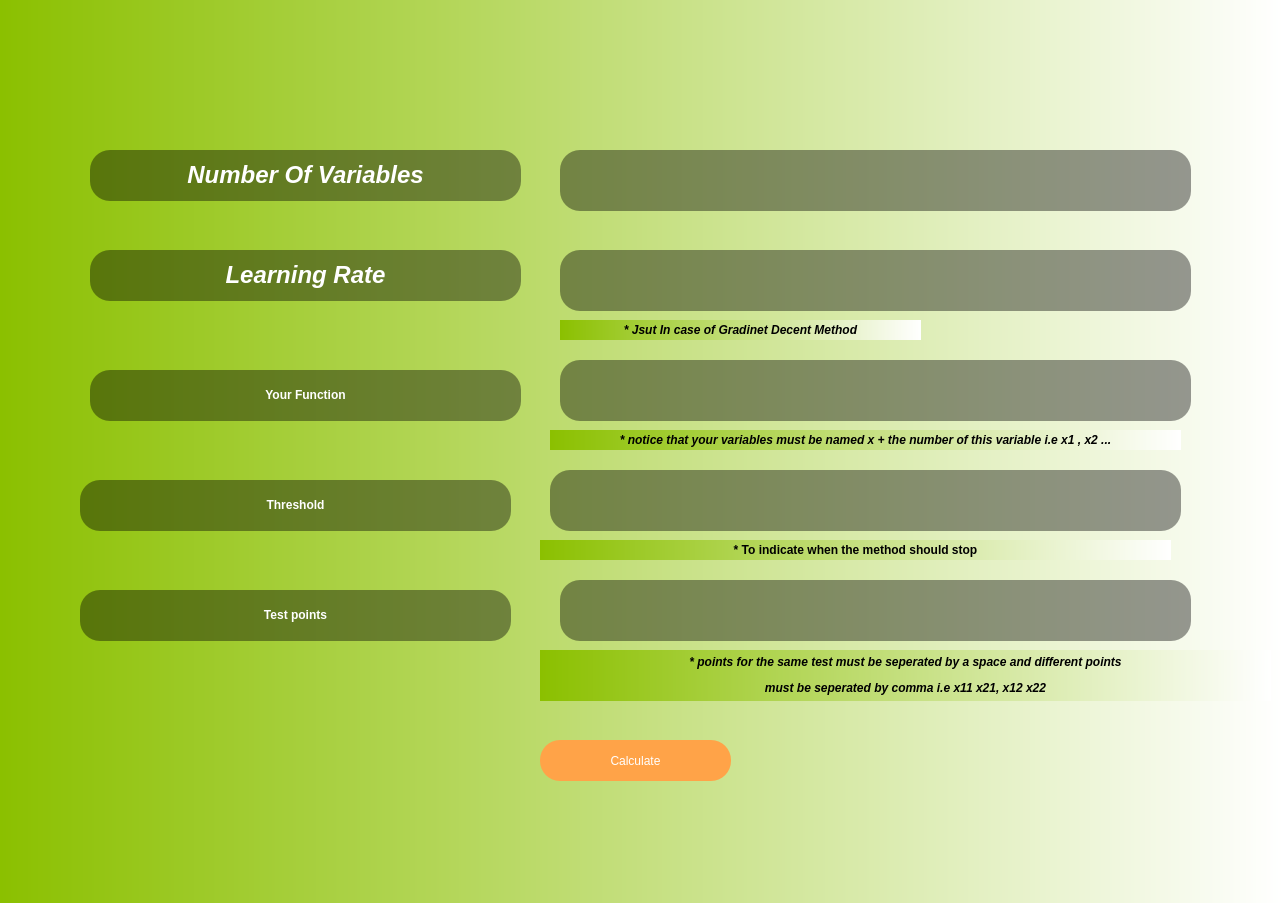
<?xml version="1.0" encoding="UTF-8"?>
<ui version="4.0">
 <class>Dialog</class>
 <widget class="QDialog" name="Dialog">
  <property name="geometry">
   <rect>
    <x>0</x>
    <y>0</y>
    <width>1282</width>
    <height>903</height>
   </rect>
  </property>
  <property name="windowTitle">
   <string>Dialog</string>
  </property>
  <property name="styleSheet">
   <string notr="true">background-color: qlineargradient(spread:pad, x1:0, y1:0, x2:1, y2:0, stop:0 rgba(139, 192, 0, 255), stop:1 rgba(255, 255, 255, 255));</string>
  </property>
  <widget class="QLabel" name="label_3">
   <property name="geometry">
    <rect>
     <x>550</x>
     <y>430</y>
     <width>631</width>
     <height>20</height>
    </rect>
   </property>
   <property name="text">
    <string>&lt;html&gt;&lt;head/&gt;&lt;body&gt;&lt;p align=&quot;center&quot;&gt;&lt;span style=&quot; font-weight:600; font-style:italic;&quot;&gt;* notice that your variables must be named x + the number of this variable i.e x1 , x2 ...&lt;/span&gt;&lt;/p&gt;&lt;/body&gt;&lt;/html&gt;</string>
   </property>
  </widget>
  <widget class="QLineEdit" name="lrTxt">
   <property name="geometry">
    <rect>
     <x>560</x>
     <y>250</y>
     <width>631</width>
     <height>61</height>
    </rect>
   </property>
   <property name="styleSheet">
    <string notr="true">border-radius:20px;
font: italic 18pt &quot;Ubuntu&quot;;
background-color: rgba(0, 0, 0,0.4);
color:white;

</string>
   </property>
  </widget>
  <widget class="QLineEdit" name="functionTxt">
   <property name="geometry">
    <rect>
     <x>560</x>
     <y>360</y>
     <width>631</width>
     <height>61</height>
    </rect>
   </property>
   <property name="styleSheet">
    <string notr="true">border-radius:20px;
font: italic 18pt &quot;Ubuntu&quot;;
background-color: rgba(0, 0, 0,0.4);
color:white;

</string>
   </property>
  </widget>
  <widget class="QLabel" name="label_2">
   <property name="geometry">
    <rect>
     <x>90</x>
     <y>370</y>
     <width>431</width>
     <height>51</height>
    </rect>
   </property>
   <property name="styleSheet">
    <string notr="true">border-radius:20px;
font: italic 18pt &quot;Ubuntu&quot;;
background-color: rgba(0, 0, 0,0.4);
border-color: rgb(255, 120, 0);
color:white;
</string>
   </property>
   <property name="text">
    <string>&lt;html&gt;&lt;head/&gt;&lt;body&gt;&lt;p align=&quot;center&quot;&gt;&lt;span style=&quot; font-weight:600;&quot;&gt;Your Function&lt;/span&gt;&lt;/p&gt;&lt;/body&gt;&lt;/html&gt;</string>
   </property>
  </widget>
  <widget class="QPushButton" name="calculateBtn">
   <property name="geometry">
    <rect>
     <x>540</x>
     <y>740</y>
     <width>191</width>
     <height>41</height>
    </rect>
   </property>
   <property name="styleSheet">
    <string notr="true">border-radius:20px;
font: italic 18pt &quot;Ubuntu&quot;;
color:white;
background-color: rgb(255, 163, 72);</string>
   </property>
   <property name="text">
    <string>Calculate</string>
   </property>
  </widget>
  <widget class="QLabel" name="label">
   <property name="geometry">
    <rect>
     <x>90</x>
     <y>250</y>
     <width>431</width>
     <height>51</height>
    </rect>
   </property>
   <property name="styleSheet">
    <string notr="true">border-radius:20px;
font: italic 18pt &quot;Ubuntu&quot;;
background-color: rgba(0, 0, 0,0.4);
border-color: rgb(255, 120, 0);
color:white;
</string>
   </property>
   <property name="text">
    <string>&lt;!DOCTYPE HTML PUBLIC &quot;-//W3C//DTD HTML 4.0//EN&quot; &quot;http://www.w3.org/TR/REC-html40/strict.dtd&quot;&gt;
&lt;html&gt;&lt;head&gt;&lt;meta name=&quot;qrichtext&quot; content=&quot;1&quot; /&gt;&lt;style type=&quot;text/css&quot;&gt;
p, li { white-space: pre-wrap; }
&lt;/style&gt;&lt;/head&gt;&lt;body style=&quot; font-family:'Ubuntu'; font-size:18pt; font-weight:400; font-style:italic;&quot;&gt;
&lt;p align=&quot;center&quot; style=&quot; margin-top:12px; margin-bottom:12px; margin-left:0px; margin-right:0px; -qt-block-indent:0; text-indent:0px;&quot;&gt;&lt;span style=&quot; font-weight:600;&quot;&gt;Learning Rate&lt;/span&gt;&lt;/p&gt;&lt;/body&gt;&lt;/html&gt;</string>
   </property>
  </widget>
  <widget class="QLineEdit" name="pointsTxt">
   <property name="geometry">
    <rect>
     <x>560</x>
     <y>580</y>
     <width>631</width>
     <height>61</height>
    </rect>
   </property>
   <property name="styleSheet">
    <string notr="true">border-radius:20px;
font: italic 18pt &quot;Ubuntu&quot;;
background-color: rgba(0, 0, 0,0.4);
color:white;

</string>
   </property>
  </widget>
  <widget class="QLabel" name="label_4">
   <property name="geometry">
    <rect>
     <x>80</x>
     <y>590</y>
     <width>431</width>
     <height>51</height>
    </rect>
   </property>
   <property name="styleSheet">
    <string notr="true">border-radius:20px;
font: italic 18pt &quot;Ubuntu&quot;;
background-color: rgba(0, 0, 0,0.4);
border-color: rgb(255, 120, 0);
color:white;
</string>
   </property>
   <property name="text">
    <string>&lt;html&gt;&lt;head/&gt;&lt;body&gt;&lt;p align=&quot;center&quot;&gt;&lt;span style=&quot; font-weight:600;&quot;&gt;Test points&lt;/span&gt;&lt;/p&gt;&lt;/body&gt;&lt;/html&gt;</string>
   </property>
  </widget>
  <widget class="QLabel" name="label_5">
   <property name="geometry">
    <rect>
     <x>540</x>
     <y>650</y>
     <width>731</width>
     <height>51</height>
    </rect>
   </property>
   <property name="text">
    <string>&lt;html&gt;&lt;head/&gt;&lt;body&gt;&lt;p align=&quot;center&quot;&gt;&lt;span style=&quot; font-weight:600; font-style:italic;&quot;&gt;* points for the same test must be seperated by a space and different points&lt;/span&gt;&lt;/p&gt;&lt;p align=&quot;center&quot;&gt;&lt;span style=&quot; font-weight:600; font-style:italic;&quot;&gt;must be seperated by comma i.e x11 x21, x12 x22&lt;/span&gt;&lt;/p&gt;&lt;/body&gt;&lt;/html&gt;</string>
   </property>
  </widget>
  <widget class="QLineEdit" name="NumberTxt">
   <property name="geometry">
    <rect>
     <x>560</x>
     <y>150</y>
     <width>631</width>
     <height>61</height>
    </rect>
   </property>
   <property name="styleSheet">
    <string notr="true">border-radius:20px;
font: italic 18pt &quot;Ubuntu&quot;;
background-color: rgba(0, 0, 0,0.4);
color:white;

</string>
   </property>
  </widget>
  <widget class="QLabel" name="label_6">
   <property name="geometry">
    <rect>
     <x>90</x>
     <y>150</y>
     <width>431</width>
     <height>51</height>
    </rect>
   </property>
   <property name="styleSheet">
    <string notr="true">border-radius:20px;
font: italic 18pt &quot;Ubuntu&quot;;
background-color: rgba(0, 0, 0,0.4);
border-color: rgb(255, 120, 0);
color:white;
</string>
   </property>
   <property name="text">
    <string>&lt;!DOCTYPE HTML PUBLIC &quot;-//W3C//DTD HTML 4.0//EN&quot; &quot;http://www.w3.org/TR/REC-html40/strict.dtd&quot;&gt;
&lt;html&gt;&lt;head&gt;&lt;meta name=&quot;qrichtext&quot; content=&quot;1&quot; /&gt;&lt;style type=&quot;text/css&quot;&gt;
p, li { white-space: pre-wrap; }
&lt;/style&gt;&lt;/head&gt;&lt;body style=&quot; font-family:'Ubuntu'; font-size:18pt; font-weight:400; font-style:italic;&quot;&gt;
&lt;p align=&quot;center&quot; style=&quot; margin-top:12px; margin-bottom:12px; margin-left:0px; margin-right:0px; -qt-block-indent:0; text-indent:0px;&quot;&gt;&lt;span style=&quot; font-weight:600;&quot;&gt;Number Of Variables&lt;/span&gt;&lt;/p&gt;&lt;/body&gt;&lt;/html&gt;</string>
   </property>
  </widget>
  <widget class="QLabel" name="label_7">
   <property name="geometry">
    <rect>
     <x>560</x>
     <y>320</y>
     <width>361</width>
     <height>20</height>
    </rect>
   </property>
   <property name="text">
    <string>&lt;html&gt;&lt;head/&gt;&lt;body&gt;&lt;p align=&quot;center&quot;&gt;&lt;span style=&quot; font-weight:600; font-style:italic;&quot;&gt;* Jsut In case of  Gradinet Decent Method&lt;/span&gt;&lt;/p&gt;&lt;/body&gt;&lt;/html&gt;</string>
   </property>
  </widget>
  <widget class="QLineEdit" name="thresholdTxt">
   <property name="geometry">
    <rect>
     <x>550</x>
     <y>470</y>
     <width>631</width>
     <height>61</height>
    </rect>
   </property>
   <property name="styleSheet">
    <string notr="true">border-radius:20px;
font: italic 18pt &quot;Ubuntu&quot;;
background-color: rgba(0, 0, 0,0.4);
color:white;

</string>
   </property>
  </widget>
  <widget class="QLabel" name="label_8">
   <property name="geometry">
    <rect>
     <x>80</x>
     <y>480</y>
     <width>431</width>
     <height>51</height>
    </rect>
   </property>
   <property name="styleSheet">
    <string notr="true">border-radius:20px;
font: italic 18pt &quot;Ubuntu&quot;;
background-color: rgba(0, 0, 0,0.4);
border-color: rgb(255, 120, 0);
color:white;
</string>
   </property>
   <property name="text">
    <string>&lt;html&gt;&lt;head/&gt;&lt;body&gt;&lt;p align=&quot;center&quot;&gt;&lt;span style=&quot; font-weight:600;&quot;&gt;Threshold&lt;/span&gt;&lt;/p&gt;&lt;/body&gt;&lt;/html&gt;</string>
   </property>
  </widget>
  <widget class="QLabel" name="label_9">
   <property name="geometry">
    <rect>
     <x>540</x>
     <y>540</y>
     <width>631</width>
     <height>20</height>
    </rect>
   </property>
   <property name="text">
    <string>&lt;html&gt;&lt;head/&gt;&lt;body&gt;&lt;p align=&quot;center&quot;&gt;&lt;span style=&quot; font-weight:600;&quot;&gt;* To indicate when the method should stop&lt;/span&gt;&lt;/p&gt;&lt;/body&gt;&lt;/html&gt;</string>
   </property>
  </widget>
 </widget>
 <resources/>
 <connections/>
</ui>
